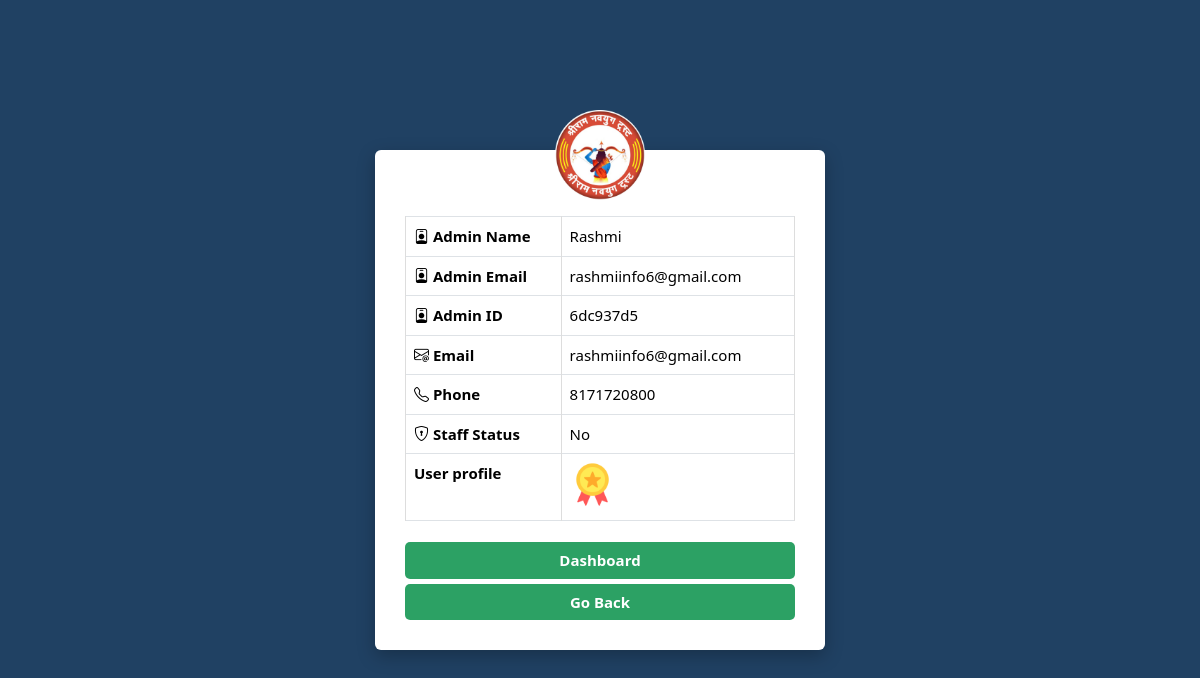
The app's page /superadmin/profile/ (signed in) with its own data.
### superadmin/models.py (models this page shows, shortened)
class Admin(models.Model):
    admin_id = models.CharField(max_length=8, unique=True, blank=True, default=uuid.uuid4().hex[:8])
    admin_name = models.CharField(max_length=50, blank=True, null=True)
    admin_email = models.EmailField(blank=True, null=True)
    admin_password = models.CharField(max_length=125,blank=True, null=True)
    admin_phone_number = models.CharField(max_length=15,blank=True, null=True)
    admin_verify_code = models.CharField(max_length=15,blank=True, null=True)
    profile_image=models.ImageField( null=True, blank=True)
    is_staff= models.BooleanField(default=False)

### superadmin/views.py (the view)
# urls.py: path("profile/", views.profile_view, name="profile_view"),
def profile_view(request):
    admin_id = request.session['admin_id']
    profile = Admin.objects.filter(admin_id=admin_id).first()
    return render(request, 'superadmin/profile.html', {'profile': profile})

### templates/superadmin/profile.html (shortened to what this page needs)
<!DOCTYPE html>
<html lang="en">
<head>
  <link href="https://cdn.jsdelivr.net/npm/bootstrap@5.3.2/dist/css/bootstrap.min.css" rel="stylesheet">
  <link href="https://cdn.jsdelivr.net/npm/bootstrap-icons@1.10.5/font/bootstrap-icons.css" rel="stylesheet">
  <link rel="stylesheet" href="https://cdn.jsdelivr.net/npm/bootstrap-icons@1.11.3/font/bootstrap-icons.css">
</head>
<body>
  <div class="profile-container">
    <div class="logo-image ">
      <img src="/media/Logo.png" alt="Logo" style="max-height: 90px;">
    </div>
    <table class="table table-bordered mt-3">
        <tr>
            <th><i class="bi bi-person-badge"></i> Admin Name</th>
            <td>{{ profile.admin_name }}</td>
      </tr>
       <tr>
            <th><i class="bi bi-person-badge"></i> Admin Email</th>
            <td>{{ profile.admin_email }}</td>
      </tr>
      <tr>
        <th><i class="bi bi-person-badge"></i> Admin ID</th>
        <td>{{ profile.admin_id }}</td>
      </tr>
      <tr>
        <th><i class="bi bi-envelope-at"></i> Email</th>
        <td>{{ profile.admin_email }}</td>
      </tr>
      <tr>
        <th><i class="bi bi-telephone"></i> Phone</th>
        <td>{{ profile.admin_phone_number }}</td>
      </tr>
      <tr>
        <th><i class="bi bi-shield-lock"></i> Staff Status</th>
        <td>{{ profile.is_staff|yesno:"Yes,No" }}</td>
      </tr>
       <tr>
        <th> User profile </th>
        <td>
              {% if profile.profile_image %}
                <img src="{{ profile.profile_image.url }}" alt="Profile Image" class="profile-pic">
              {% else %}
                <img src="/media/profile.png" alt="Default Image" class="profile-pic">
              {% endif %}
          </td>
      </tr>
    </table>
        <a href="{% url 'dashboard_view' %}">
            <button type="submit" class="btn-logout">Dashboard</button>
        </a>
        <a href="">
            <button type="submit" class="btn-logout">Go Back</button>
       </a>
  </div>
</body>
</html>

### templates/superadmin/profile.html (style rules this page uses)
body { background-color: #204163; display: flex; justify-content: center; align-items: center; height: 100vh; font-family: 'Segoe UI', Tahoma, Geneva, Verdana, sans-serif; }
.profile-container { width: 450px; background: #fff; padding: 30px; border-radius: 6px; box-shadow: 0 6px 18px rgba(0,0,0,0.25); text-align: center; animation: fadeIn 0.8s ease-in-out; }
.profile-pic { width: 45px; height: 45px; object-fit: cover; margin-bottom: 5px; }
table { width: 100%; border-collapse: collapse; margin-top: 15px; }
table th, table td { padding: 12px 15px; text-align: left; border: 1px solid #ddd; font-size: 15px; }
table th { background-color: #204163; color: #fff; width: 40%; }
table tr:nth-child(even) { background-color: #f9f9f9; }
.btn-logout { background-color: rgba(5, 144, 72, 0.845); border: none;width: 100%; min-width: 90%; padding: 7px 15px; border-radius: 5px; font-size: 15px; font-weight: 600; color: #fff; margin-top: 5px; transition: 0.3s; }
.logo-image { margin-top: -70px; }

### records on screen
Admin: admin_name "Rashmi", admin_email "rashmiinfo6@gmail.com", admin_id "6dc937d5", admin_phone_number "8171720800", is_staff "No", profile_image (picture)
